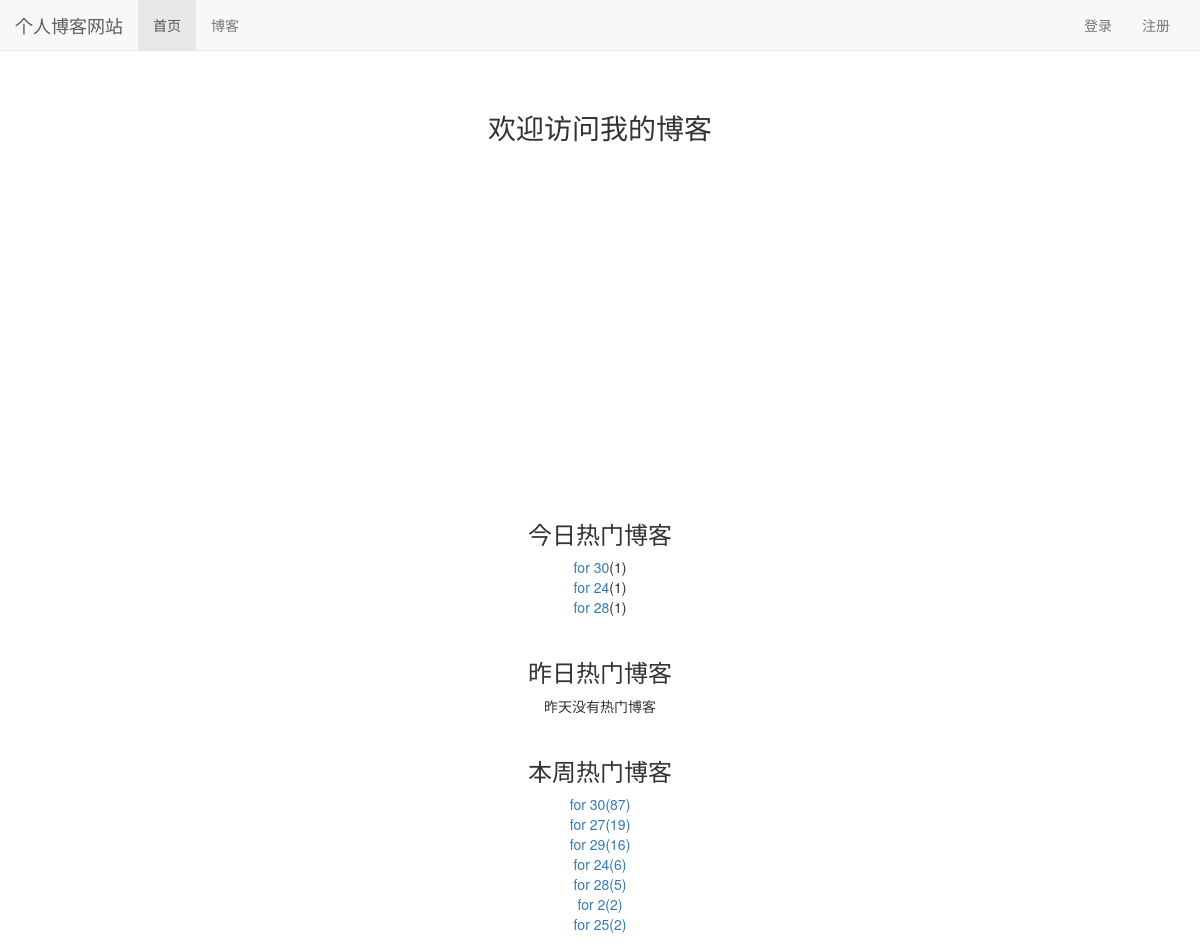
The page / on the database its author committed.
### read_statistics/models.py (models this page shows)
class ReadDetail(models.Model):
    date = models.DateField(default=timezone.now)
    read_num = models.IntegerField(default=0)
    content_type = models.ForeignKey(ContentType, on_delete=models.CASCADE)
    object_id = models.PositiveIntegerField()
    content_object = GenericForeignKey('content_type', 'object_id')

### blog/models.py (models this page shows, shortened)
class Blog(models.Model, ReadNumExpandMethod):
    title = models.CharField(max_length=128)
    content = MDTextField()
    author = models.ForeignKey(User, on_delete=models.CASCADE)
    read_details = GenericRelation(ReadDetail)
    created_time = models.DateTimeField(auto_now_add=True)
    last_updated_time = models.DateTimeField(auto_now=True)
    blog_type = models.ForeignKey(BlogType,on_delete=models.CASCADE)
    class Meta:
        ordering = ['-created_time']

### myblog/views.py (the view)
# urls.py: path('', index,name='index'),
def index(request):
    blog_content_type = ContentType.objects.get_for_model(Blog)
    dates, read_nums = get_seven_days_read_data(blog_content_type)
    today_hot_data = get_today_hot_data(blog_content_type)
    yesterday_hot_data = get_yesterday_hot_data(blog_content_type)
    seven_hot_data = cache.get('seven_hot_data')
    if seven_hot_data is None:
        seven_hot_data = get_7_days_hot_blogs()
        cache.set('seven_hot_data', seven_hot_data, 3600)
    return render(request, 'index.html', locals())

### myblog/views.py (called while the page is built)
def get_7_days_hot_blogs():
    today = timezone.now().date()
    date = today - datetime.timedelta(days=7)
    blogs = Blog.objects.filter(read_details__date__lt=today, read_details__date__gte=date)\
                        .values('id', 'title')\
                        .annotate(read_num_sum=Sum('read_details__read_num'))\
                        .order_by('-read_num_sum')
    return blogs[:7]

### read_statistics/utils.py (called while the page is built)
def get_seven_days_read_data(content_type):
    today = timezone.now().date()
    read_nums = []
    dates = []
    for i in range(7, 0, -1):
        date = today - datetime.timedelta(days=i-1)
        dates.append(date.strftime('%m/%d'))
        read_detail = ReadDetail.objects.filter(content_type=content_type, date=date)
        result = read_detail.aggregate(read_num_sum=Sum('read_num'))
        read_nums.append(result['read_num_sum'] or 0)
    return dates, read_nums

def get_today_hot_data(content_type):
    today = timezone.now().date()
    read_details = ReadDetail.objects.filter(content_type=content_type, date=today).order_by('-read_num')
    return read_details[:3]

def get_yesterday_hot_data(content_type):
    today = timezone.now().date()
    yesterday = today - datetime.timedelta(days=1)
    read_details = ReadDetail.objects.filter(content_type=content_type, date=yesterday).order_by('-read_num')
    return read_details[:3]

### templates/index.html (shortened to what this page needs)
{% extends 'base.html' %}
{% block nav_index_active %}active{% endblock %}
{% block style %}
    <link rel="stylesheet" href="/static/css/index.css">
{% endblock %}
{% block content %}
    <h3 class="home-content">欢迎访问我的博客</h3>
    <div id="container"></div>
    <div class="hot-data">
        <h3>今日热门博客</h3>
        <ul>
            {% for hot_data  in today_hot_data %}
                <li><a href="{% url 'blog_detail' hot_data.content_object.pk %}">{{ hot_data.content_object.title }}</a>({{ hot_data.read_num }})</li>
            {% empty %}
                <li>今天暂时还没有热门博客</li>
            {% endfor %}
        </ul>
    </div>
    <div class="hot-data">
        <h3>昨日热门博客</h3>
        <ul>
            {% for hot_data  in yesterday_hot_data %}
                <li><a href="{% url 'blog_detail' hot_data.content_object.pk %}">{{ hot_data.content_object.title }}</a>({{ hot_data.read_num }})</li>
            {% empty %}
                <li>昨天没有热门博客</li>
            {% endfor %}
        </ul>
    </div>
    <div class="hot-data">
        <h3>本周热门博客</h3>
        <ul>
            {% for hot_data  in seven_hot_data %}
                <li><a href="{% url 'blog_detail' hot_data.id %}">{{ hot_data.title }}({{ hot_data.read_num_sum }})</a></li>
            {% empty %}
                <li>昨天没有热门博客</li>
            {% endfor %}
        </ul>
    </div>
{% endblock %}

### static/css/base.css (style rules this page uses)
* { margin: 0; padding: 0; }
body { margin-top: 80px!important; }
ul { list-style-type: none!important; }

### static/css/index.css (style rules this page uses)
h3.home-content { font-size: 200%; text-align: center; margin-top: 4em; margin-bottom: 2em; }
div#container { margin: 0 auto; height: 20em; min-width: 30em; max-width: 30em; }
div.hot-data { text-align: center; margin-top: 3em; }

### rows shown on the page
ReadDetail: content_object "for 30", read_num "1"
ReadDetail: content_object "for 24", read_num "1"
ReadDetail: content_object "for 28", read_num "1"

### other values the page prints
{{ hot_data.title }} "for 30" "for 27" "for 29" "for 24" "for 28" "for 2" "for 25"
{{ hot_data.read_num_sum }} "87" "19" "16" "6" "5" "2" "2"
